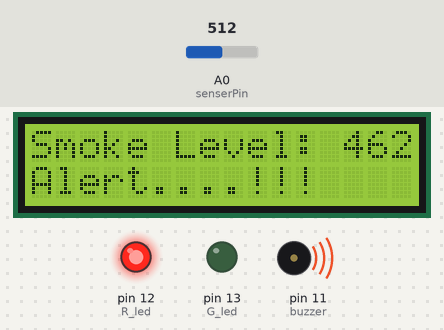
Simulated run of this sketch. Board: Arduino Uno, built with avr-gcc and run on an emulated ATmega328P. Parts: 16×2 character LCD, output pins drawn as LEDs (lit = HIGH), buzzer (waves = sounding, pin HIGH). The inputs (shaded band) are chosen by the test bench; at power-on: A0 (senserPin) = 512.

Above: at 3.3 s.
3.4 s: A0 (senserPin) set to 314
At 5.0 s:
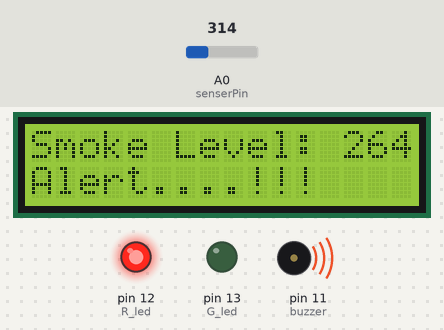
5.8 s: A0 (senserPin) set to 282
At 6.6 s:
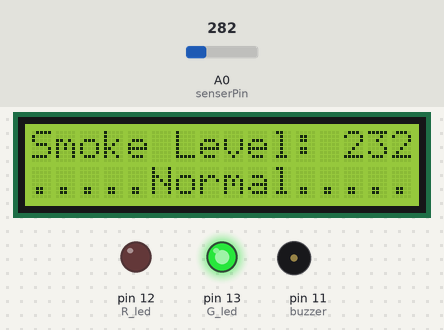
7.4 s: A0 (senserPin) set to 306
At 8.3 s:
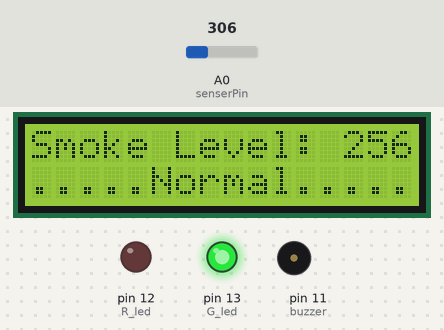
Timing chart, 0 to 10.4 s (numbered marks = the images above; inputs shaded):
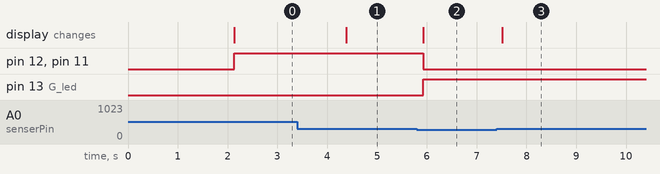

The sketch:

main.ino
```cpp
#include <LiquidCrystal_I2C.h>
LiquidCrystal_I2C lcd(0x27, 16, 2);
int set = 50;
int buzzer = 11, R_led = 12, G_led = 13, senserPin = A0;
void setup() {
  pinMode(G_led, OUTPUT);
  pinMode(R_led, OUTPUT);
  pinMode(buzzer, OUTPUT);
  pinMode(senserPin, INPUT);
  lcd.init();
  lcd.backlight();
  lcd.clear();
  lcd.setCursor(0, 0);
  lcd.print("   WELCOME To   ");
  lcd.setCursor(0, 1);
  lcd.print("  GAS Detector  ");
  delay(2000);
  lcd.clear();
}

void loop() {
  int gasVal = analogRead(senserPin);
  gasVal = gasVal - 50;
  if (gasVal < 0) {
    gasVal = 0;
  }

  lcd.setCursor(0, 0);
  lcd.print("Smoke Level: ");
  lcd.print(gasVal);
  lcd.print("  ");


  if (gasVal > 300) {
    lcd.setCursor(0, 1);
    lcd.print("Alert....!!!    ");
    digitalWrite(buzzer, HIGH);
    digitalWrite(R_led, HIGH);
    digitalWrite(G_led, LOW);
    delay(1000);
  }
  if (gasVal < 250) {
    lcd.setCursor(0, 1);
    lcd.print(".....Normal.....");
    digitalWrite(buzzer, LOW);
    digitalWrite(R_led, LOW);
    digitalWrite(G_led, HIGH);
  }
  delay(100);
}
```

Measured:
- the behaviour switches between 300 and 299 on A0 (senserPin) (found by bisection; images 1 and 2)
- after the input at 3.4 s, the display: changes after 0.98 s (image 1)
- after the input at 5.8 s, pin 12 (R_led), pin 11 (buzzer): HIGH → LOW after 0.13 s; pin 13 (G_led): LOW → HIGH after 0.13 s; the display: changes after 0.13 s (image 2)
- after the input at 7.4 s, the display: changes after 0.11 s (image 3)
